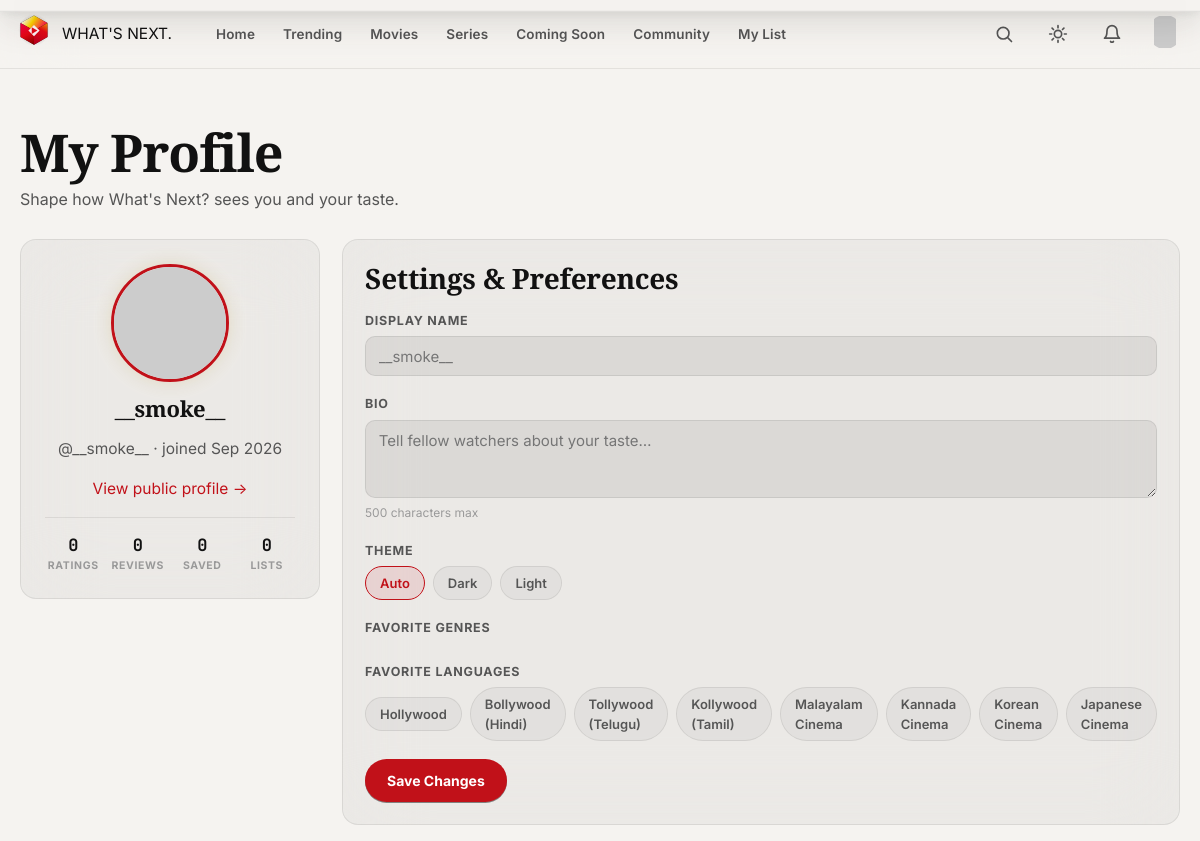
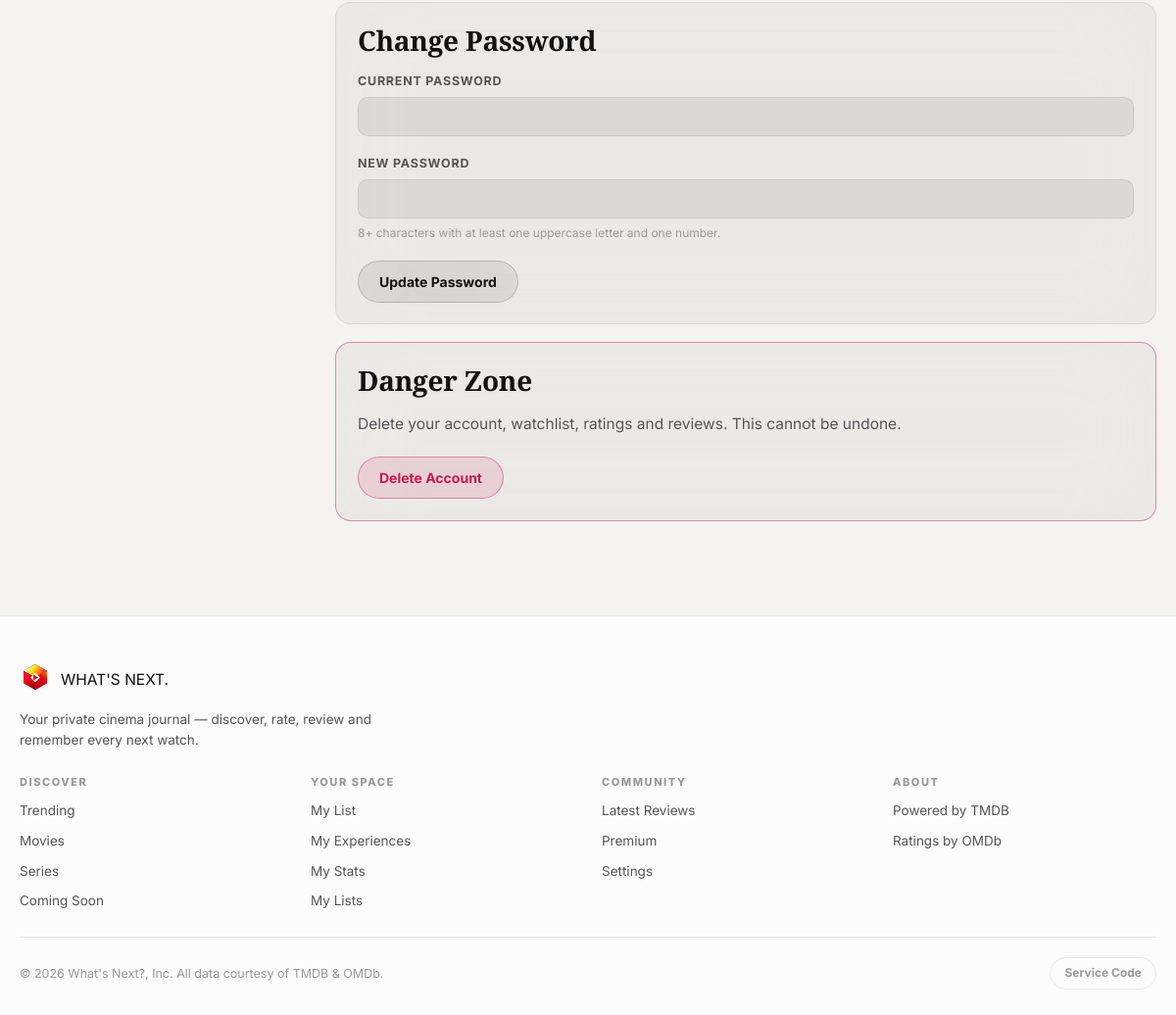
Screenshot of /profile (signed in) with the database file from the repository (2 pictures, top to bottom).
### models.py (models this page shows, shortened)
class User(UserMixin, db.Model):
    __tablename__ = "users"
    id = db.Column(db.Integer, primary_key=True)
    username = db.Column(db.String(50), unique=True, nullable=False, index=True)
    email = db.Column(db.String(120), unique=True, nullable=False, index=True)
    password_hash = db.Column(db.String(255), nullable=False)
    display_name = db.Column(db.String(60), nullable=True)
    bio = db.Column(db.String(500), nullable=True)
    theme = db.Column(db.String(10), nullable=False, default="auto")  # auto|dark|light
    created_at = db.Column(db.DateTime, default=datetime.utcnow, nullable=False)
    ratings = db.relationship(
        "UserRating", backref="user", lazy="dynamic", cascade="all, delete-orphan"
    )
    watchlist_items = db.relationship(
        "WatchlistItem", backref="user", lazy="dynamic", cascade="all, delete-orphan"
    )
    reviews = db.relationship(
        "MovieReview", backref="user", lazy="dynamic", cascade="all, delete-orphan"
    )
    premium_membership = db.relationship(
        "PremiumMembership", backref="user", uselist=False,
        cascade="all, delete-orphan"
    )
    preference = db.relationship(
        "UserPreference", backref="user", uselist=False, cascade="all, delete-orphan"
    )
    notifications = db.relationship(
        "Notification", backref="user", lazy="dynamic", cascade="all, delete-orphan"
    )
    lists = db.relationship(
        "CustomList", backref="user", lazy="dynamic", cascade="all, delete-orphan"
    )
    @property
    def is_premium(self):
        return bool(self.premium_membership and self.premium_membership.active)
    @property
    def avatar_url(self):
        email_hash = (self.email or "").strip().lower()
        if not email_hash:
            return "/static/images/avatar-default.svg"
        import hashlib
        digest = hashlib.md5(email_hash.encode("utf-8")).hexdigest()
        return f"https://www.gravatar.com/avatar/{digest}?s=160&d=identicon"

### app.py (the view)
@app.route("/profile")
@login_required
def profile():
    ratings_count = UserRating.query.filter_by(user_id=current_user.id).count()
    watch_count = WatchlistItem.query.filter_by(user_id=current_user.id).count()
    review_count = MovieReview.query.filter_by(user_id=current_user.id).count()
    lists_count = CustomList.query.filter_by(user_id=current_user.id).count()
    prefs = UserPreference.query.filter_by(user_id=current_user.id).first()
    return render_template(
        "profile.html",
        **base_context(
            stats={
                "ratings": ratings_count,
                "watchlist": watch_count,
                "reviews": review_count,
                "lists": lists_count,
            },
            prefs={
                "favorite_genres": prefs.favorite_genres if prefs else [],
                "favorite_languages": prefs.favorite_languages if prefs else [],
            },
        )
    )

### templates/profile.html (shortened to what this page needs)
{% extends "base.html" %}
{% block content %}
<div class="page-shell page-shell--top">
  <header class="page-head">
    <h1 class="page-title">My Profile</h1>
    <p class="page-lede">Shape how {{ app_name }} sees you and your taste.</p>
  </header>
  <div class="profile-layout">
    <aside class="profile-side glass-panel">
      <img class="profile-side__avatar" src="{{ current_user.avatar_url }}" alt="" width="128" height="128">
      <h2>{{ current_user.display_name or current_user.username }}</h2>
      <p class="muted">@{{ current_user.username }} · joined {{ current_user.created_at | smartdate('%b %Y') }}</p>
      <a class="text-link" href="{{ url_for('user_public', username=current_user.username) }}">View public profile &rarr;</a>
      <div class="profile-side__stats">
        <div><strong>{{ stats.ratings }}</strong><span>Ratings</span></div>
        <div><strong>{{ stats.reviews }}</strong><span>Reviews</span></div>
        <div><strong>{{ stats.watchlist }}</strong><span>Saved</span></div>
        <div><strong>{{ stats.lists }}</strong><span>Lists</span></div>
      </div>
    </aside>
    <div class="profile-main">
      <form class="glass-panel profile-panel" method="POST" action="{{ url_for('profile_update') }}">
        <h2 class="row-title">Settings &amp; Preferences</h2>
        <div class="form-field">
          <label for="displayName">Display Name</label>
          <input type="text" id="displayName" name="display_name" maxlength="60" value="{{ current_user.display_name or '' }}" placeholder="{{ current_user.username }}">
        </div>
        <div class="form-field">
          <label for="bio">Bio</label>
          <textarea id="bio" name="bio" maxlength="500" rows="3" placeholder="Tell fellow watchers about your taste…">{{ current_user.bio or '' }}</textarea>
          <small class="field-hint" data-count="bio">500 characters max</small>
        </div>
        <div class="form-field">
          <span class="form-field__label">Theme</span>
          <div class="pill-row" id="themeRadio">
            <label class="pill-check"><input type="radio" name="theme" value="auto" {% if current_user.theme == 'auto' %}checked{% endif %}> Auto</label>
            <label class="pill-check"><input type="radio" name="theme" value="dark" {% if current_user.theme == 'dark' %}checked{% endif %}> Dark</label>
            <label class="pill-check"><input type="radio" name="theme" value="light" {% if current_user.theme == 'light' %}checked{% endif %}> Light</label>
          </div>
        </div>
        <div class="form-field">
          <span class="form-field__label">Favorite Genres</span>
        </div>
        <div class="form-field">
          <span class="form-field__label">Favorite Languages</span>
          <div class="pill-row">
            {% for code, label in languages %}
              <label class="pill-check"><input type="checkbox" name="favorite_languages" value="{{ code }}" {% if code in (prefs.favorite_languages or []) %}checked{% endif %}> {{ label }}</label>
            {% endfor %}
          </div>
        </div>
        <button type="submit" class="btn btn--gold">Save Changes</button>
      </form>
      <form class="glass-panel profile-panel" method="POST" action="{{ url_for('change_password') }}">
        <h2 class="row-title">Change Password</h2>
        <div class="form-field">
          <label for="currentPassword">Current Password</label>
          <input type="password" id="currentPassword" name="current_password" required>
        </div>
        <div class="form-field">
          <label for="newPassword">New Password</label>
          <input type="password" id="newPassword" name="new_password" required>
          <small class="field-hint">8+ characters with at least one uppercase letter and one number.</small>
        </div>
        <button type="submit" class="btn btn--glass">Update Password</button>
      </form>
      <div class="glass-panel profile-panel profile-panel--danger">
        <h2 class="row-title">Danger Zone</h2>
        <p class="muted">Delete your account, watchlist, ratings and reviews. This cannot be undone.</p>
        <button type="button" class="btn btn--danger" id="deleteAccount">Delete Account</button>
      </div>
    </div>
  </div>
</div>
{% endblock %}

### templates/base.html (shortened to what this page needs)
<!DOCTYPE html>
<html lang="en" data-user-theme="{% if current_user.is_authenticated and current_user.theme != 'auto' %}{{ current_user.theme }}{% else %}auto{% endif %}">
<head>
  <link rel="stylesheet" href="{{ url_for('static', filename='css/themes.css') }}">
  <link rel="stylesheet" href="{{ url_for('static', filename='css/style.css') }}">
  <link rel="stylesheet" href="{{ url_for('static', filename='css/3d-effects.css') }}">
</head>
<body class="js-body">
  {% include "components/_navbar.html" %}
  <div class="flash-holder" id="flashHolder" aria-live="polite">
  </div>
  <main class="site-main" id="siteMain">
    {% block content %}{% endblock %}
  </main>
  {% include "components/_footer.html" %}
</body>
</html>

### templates/components/_intro.html (shortened to what this page needs)
        {% set logo_size = 92 %}
        {% set logo_id = "intro" %}

### templates/components/_logo.html
{% set size = logo_size or 38 %}
<span class="logo-3d-mark" style="--logo-sz: {{ size }}px;" aria-hidden="true">
  <svg class="logo-3d-svg" viewBox="0 0 64 64" width="{{ size }}" height="{{ size }}" fill="none" xmlns="http://www.w3.org/2000/svg">
    <defs>
      <linearGradient id="pLeft-{{ logo_id|default('nb') }}" x1="8" y1="12" x2="32" y2="56" gradientUnits="userSpaceOnUse">
        <stop offset="0%" stop-color="#ff0055"/>
        <stop offset="60%" stop-color="#e50914"/>
        <stop offset="100%" stop-color="#8b0000"/>
      </linearGradient>
      <linearGradient id="pRight-{{ logo_id|default('nb') }}" x1="56" y1="12" x2="32" y2="56" gradientUnits="userSpaceOnUse">
        <stop offset="0%" stop-color="#ffd700"/>
        <stop offset="45%" stop-color="#e50914"/>
        <stop offset="100%" stop-color="#b8001f"/>
      </linearGradient>
      <linearGradient id="pTop-{{ logo_id|default('nb') }}" x1="16" y1="8" x2="48" y2="32" gradientUnits="userSpaceOnUse">
        <stop offset="0%" stop-color="#ffffff"/>
        <stop offset="40%" stop-color="#ffd700"/>
        <stop offset="100%" stop-color="#ff0055"/>
      </linearGradient>
      <radialGradient id="pGlow-{{ logo_id|default('nb') }}" cx="50%" cy="50%" r="50%">
        <stop offset="0%" stop-color="#e50914" stop-opacity="0.45"/>
        <stop offset="100%" stop-color="#06070a" stop-opacity="0"/>
      </radialGradient>
    </defs>
    <circle cx="32" cy="32" r="28" fill="url(#pGlow-{{ logo_id|default('nb') }})"/>
    <path d="M32 6L56 19.5V44.5L32 58L8 44.5V19.5L32 6Z" fill="#0a0a12" stroke="rgba(255,255,255,0.18)" stroke-width="1.2"/>
    <path d="M32 6L56 19.5L32 33L8 19.5L32 6Z" fill="url(#pTop-{{ logo_id|default('nb') }})"/>
    <path d="M8 19.5L32 33V58L8 44.5V19.5Z" fill="url(#pLeft-{{ logo_id|default('nb') }})"/>
    <path d="M56 19.5L32 33V58L56 44.5V19.5Z" fill="url(#pRight-{{ logo_id|default('nb') }})"/>
    <polygon points="32,23 42,33 32,43 22,33" fill="#ffffff" opacity="0.95"/>
    <polygon points="28,27 38,33 28,39" fill="#e50914"/>
  </svg>
</span>
<span class="logo-wordmark">
  <span class="logo-wordmark__main">WHAT'S</span>
  <span class="logo-wordmark__accent">NEXT<span class="logo-wordmark__dot">.</span></span>
</span>

### templates/components/_navbar.html (shortened to what this page needs)
<header class="nav" id="siteNav">
  <div class="nav-inner">
    <div class="nav-left">
      <a href="{{ url_for('home') }}" class="brand-link" aria-label="{{ app_name }} home">
        {% with logo_size=36, logo_id='nav' %}{% include "components/_logo.html" %}{% endwith %}
      </a>
      <nav class="nav-links" id="navLinks" aria-label="Primary">
        <a href="{{ url_for('home') }}"   class="nav-link{% if active_nav == 'home' %} is-active{% endif %}">Home</a>
        <a href="{{ url_for('browse_category', category='trending') }}" class="nav-link{% if active_nav == 'browse' %} is-active{% endif %}">Trending</a>
        <a href="/explore?media_type=movie" class="nav-link{% if active_nav == 'explore' and media_type_filter == 'movie' %} is-active{% endif %}">Movies</a>
        <a href="/explore?media_type=tv"    class="nav-link{% if active_nav == 'explore' and media_type_filter == 'tv' %} is-active{% endif %}">Series</a>
        <a href="{{ url_for('coming_soon') }}" class="nav-link{% if active_nav == 'coming' %} is-active{% endif %}">Coming Soon</a>
        <a href="{{ url_for('community') }}" class="nav-link{% if active_nav == 'community' %} is-active{% endif %}">Community</a>
        {% if current_user.is_authenticated %}
          <a href="{{ url_for('watchlist') }}" class="nav-link{% if active_nav == 'list' %} is-active{% endif %}">My List</a>
        {% endif %}
      </nav>
    </div>
    <div class="nav-right">
      <div class="nav-search" id="navSearch">
        <button class="nav-icon-btn nav-search-toggle" id="searchToggle" aria-label="Search" aria-expanded="false">
          <svg class="icon-search" width="20" height="20" viewBox="0 0 24 24" fill="none" stroke="currentColor" stroke-width="2" stroke-linecap="round"><circle cx="11" cy="11" r="7"/><path d="m21 21-4.3-4.3"/></svg>
        </button>
      </div>
      <button class="nav-icon-btn theme-toggle" id="themeToggle" aria-label="Toggle theme" title="Toggle theme">
        <svg class="icon-sun" width="20" height="20" viewBox="0 0 24 24" fill="none" stroke="currentColor" stroke-width="2" stroke-linecap="round"><circle cx="12" cy="12" r="4.4"/><path d="M12 2v2.4M12 19.6V22M2 12h2.4M19.6 12H22M4.9 4.9l1.7 1.7M17.4 17.4l1.7 1.7M19.1 4.9l-1.7 1.7M6.6 17.4l-1.7 1.7"/></svg>
      </button>
      <button class="nav-icon-btn notif-bell" id="notifBell" aria-label="Notifications" aria-expanded="false" {% if not current_user.is_authenticated %}hidden{% endif %}>
        <svg width="20" height="20" viewBox="0 0 24 24" fill="none" stroke="currentColor" stroke-width="2" stroke-linecap="round" stroke-linejoin="round"><path d="M18 8A6 6 0 0 0 6 8c0 7-3 9-3 9h18s-3-2-3-9"/><path d="M13.7 21a2 2 0 0 1-3.4 0"/></svg>
      </button>
      {% if current_user.is_authenticated %}
        <div class="user-menu" id="userMenu">
          <button class="user-avatar{% if user_is_premium %} user-avatar--premium{% endif %}" id="userAvatar" aria-label="Account menu">
            <img src="{{ current_user.avatar_url }}" alt="">
          </button>
        </div>
      {% else %}
        <a href="{{ url_for('login') }}" class="nav-login">Log In</a>
        <a href="{{ url_for('signup') }}" class="nav-cta">Sign Up</a>
      {% endif %}
    </div>
  </div>
  <div class="mobile-menu" id="mobileMenu" aria-hidden="true">
  </div>
</header>

### templates/components/_footer.html
<footer class="site-footer">
  <div class="footer-brand">
    <a href="{{ url_for('home') }}" class="brand-link">
      {% with logo_size=32, logo_id='foot' %}{% include "components/_logo.html" %}{% endwith %}
    </a>
    <p class="footer-tagline">Your private cinema journal — discover, rate, review and remember every next watch.</p>
  </div>
  <div class="footer-grid">
    <div class="footer-col">
      <span class="footer-col__title">Discover</span>
      <a href="{{ url_for('browse_category', category='trending') }}">Trending</a>
      <a href="/explore?media_type=movie">Movies</a>
      <a href="/explore?media_type=tv">Series</a>
      <a href="{{ url_for('coming_soon') }}">Coming Soon</a>
    </div>
    <div class="footer-col">
      <span class="footer-col__title">Your Space</span>
      {% if current_user.is_authenticated %}
        <a href="{{ url_for('watchlist') }}">My List</a>
        <a href="{{ url_for('my_watches') }}">My Experiences</a>
        <a href="{{ url_for('stats') }}">My Stats</a>
        <a href="{{ url_for('lists') }}">My Lists</a>
      {% else %}
        <a href="{{ url_for('login') }}">My List</a>
        <a href="{{ url_for('login') }}">My Stats</a>
      {% endif %}
    </div>
    <div class="footer-col">
      <span class="footer-col__title">Community</span>
      <a href="{{ url_for('community') }}">Latest Reviews</a>
      <a href="{{ url_for('premium') }}">Premium</a>
      <a href="{{ url_for('profile') }}">Settings</a>
    </div>
    <div class="footer-col">
      <span class="footer-col__title">About</span>
      <a href="https://www.themoviedb.org" rel="noopener" target="_blank">Powered by TMDB</a>
      <a href="https://www.omdbapi.com" rel="noopener" target="_blank">Ratings by OMDb</a>
    </div>
  </div>
  <div class="footer-bottom">
    <p class="footer-copy">&copy; {{ current_year }} {{ app_name }}, Inc. All data courtesy of TMDB &amp; OMDb.</p>
    <button class="service-code" type="button">Service Code</button>
  </div>
</footer>

### rows the page displays
User: display_name+username "__smoke__", username "__smoke__", created_at|smartdate "Sep 2026", display_name "__smoke__"

### other values shown
{{ app_name }} "What's Next?"
{{ stats.ratings }} "0"
{{ stats.reviews }} "0"
{{ stats.watchlist }} "0"
{{ stats.lists }} "0"
{{ label }} "Hollywood" "Bollywood (Hindi)" "Tollywood (Telugu)" "Kollywood (Tamil)" "Malayalam Cinema" "Kannada Cinema" "Korean Cinema" "Japanese Cinema"
